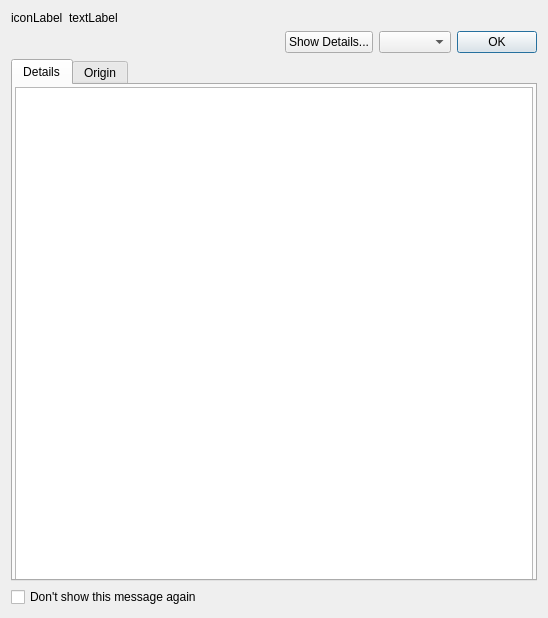
<?xml version="1.0" encoding="UTF-8"?>
<ui version="4.0">
 <class>MessagePanel</class>
 <widget class="QWidget" name="MessagePanel">
  <property name="geometry">
   <rect>
    <x>0</x>
    <y>0</y>
    <width>548</width>
    <height>618</height>
   </rect>
  </property>
  <property name="windowTitle">
   <string>Form</string>
  </property>
  <layout class="QGridLayout" name="gridLayout">
   <item row="4" column="0" colspan="3">
    <widget class="QWidget" name="detailsWidget" native="true">
     <layout class="QVBoxLayout" name="verticalLayout">
      <property name="spacing">
       <number>2</number>
      </property>
      <property name="margin">
       <number>0</number>
      </property>
      <item>
       <widget class="QTabWidget" name="detailsTabWidget">
        <property name="minimumSize">
         <size>
          <width>512</width>
          <height>512</height>
         </size>
        </property>
        <property name="currentIndex">
         <number>0</number>
        </property>
        <widget class="QWidget" name="tabDetails">
         <attribute name="title">
          <string>Details</string>
         </attribute>
         <layout class="QVBoxLayout" name="verticalLayout_2">
          <property name="margin">
           <number>2</number>
          </property>
          <item>
           <widget class="QTextEdit" name="detailsTextEdit">
            <property name="minimumSize">
             <size>
              <width>512</width>
              <height>512</height>
             </size>
            </property>
            <property name="readOnly">
             <bool>true</bool>
            </property>
           </widget>
          </item>
         </layout>
        </widget>
        <widget class="QWidget" name="tabOrigin">
         <attribute name="title">
          <string>Origin</string>
         </attribute>
         <layout class="QVBoxLayout" name="verticalLayout_3">
          <property name="margin">
           <number>2</number>
          </property>
          <item>
           <widget class="QTextEdit" name="originTextEdit">
            <property name="minimumSize">
             <size>
              <width>512</width>
              <height>256</height>
             </size>
            </property>
            <property name="readOnly">
             <bool>true</bool>
            </property>
           </widget>
          </item>
         </layout>
        </widget>
       </widget>
      </item>
     </layout>
    </widget>
   </item>
   <item row="3" column="0" colspan="3">
    <widget class="QWidget" name="buttonPanelWidget" native="true">
     <layout class="QHBoxLayout" name="horizontalLayout" stretch="1,0,0,0">
      <property name="margin">
       <number>0</number>
      </property>
      <item>
       <spacer name="horizontalSpacer">
        <property name="orientation">
         <enum>Qt::Horizontal</enum>
        </property>
        <property name="sizeHint" stdset="0">
         <size>
          <width>40</width>
          <height>20</height>
         </size>
        </property>
       </spacer>
      </item>
      <item>
       <widget class="QPushButton" name="showDetailsButton">
        <property name="text">
         <string>Show Details...</string>
        </property>
        <property name="checkable">
         <bool>true</bool>
        </property>
       </widget>
      </item>
      <item>
       <widget class="QComboBox" name="reportComboBox">
        <property name="toolTip">
         <string>Report error message</string>
        </property>
       </widget>
      </item>
      <item>
       <widget class="QDialogButtonBox" name="buttonBox">
        <property name="standardButtons">
         <set>QDialogButtonBox::Ok</set>
        </property>
       </widget>
      </item>
     </layout>
    </widget>
   </item>
   <item row="5" column="0">
    <widget class="QCheckBox" name="checkBox">
     <property name="text">
      <string>Don't show this message again</string>
     </property>
    </widget>
   </item>
   <item row="1" column="0" rowspan="2" colspan="3">
    <layout class="QHBoxLayout" name="iconTextLayout" stretch="0,1">
     <item>
      <widget class="QLabel" name="iconLabel">
       <property name="text">
        <string>iconLabel</string>
       </property>
      </widget>
     </item>
     <item>
      <widget class="QLabel" name="textLabel">
       <property name="text">
        <string>textLabel</string>
       </property>
      </widget>
     </item>
    </layout>
   </item>
  </layout>
 </widget>
 <resources/>
 <connections/>
</ui>
